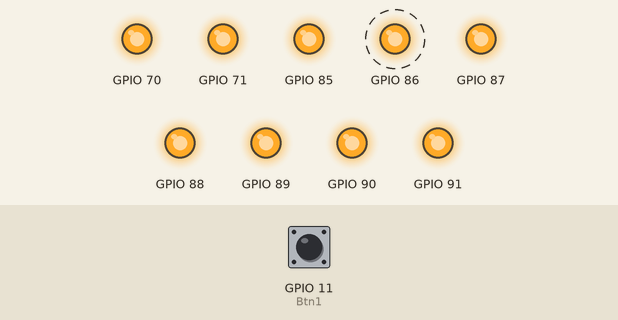
Recording of a sketch running on a simulated ESP32. On the bench: output pins drawn as LEDs (lit = HIGH). Dashed ring = blinking. Inputs (shaded band) come from the test bench; at power-on: GPIO 11 (Btn1) HIGH. Random numbers use the default seed unless the sketch sets one; EEPROM starts erased.

Above: at 1.1 s.
At 25.1 s:
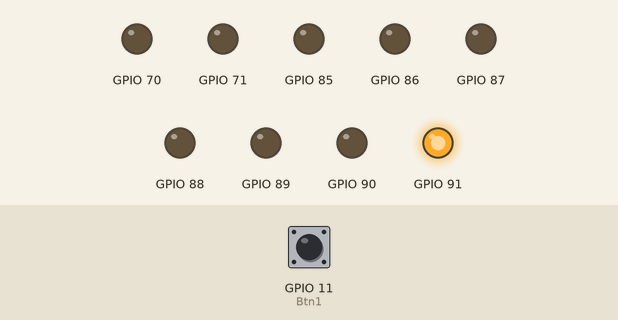
25.2 s: GPIO 11 (Btn1) pulled LOW for 2.75 s
At 26.7 s:
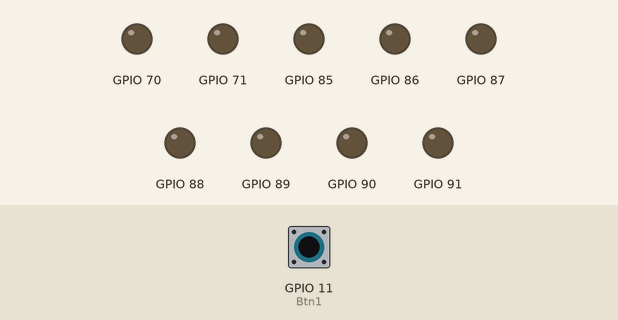
Timing chart, 0 to 35.4 s (numbered marks = the images above; inputs shaded):
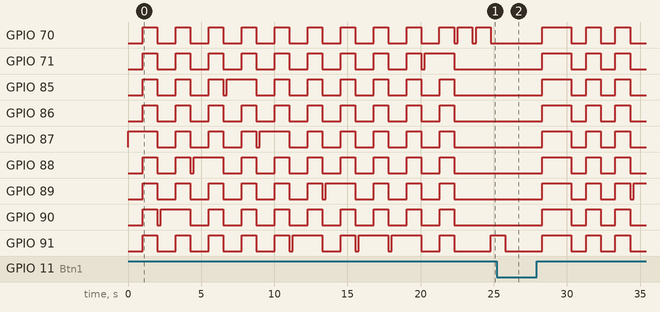

Measured:
- by itself, GPIO 70: repeats every 1.3 s: HIGH 1.0 s, LOW 0.25 s
- by itself, GPIO 86: alternates HIGH for 1.0 s and LOW for 1.3 s, 20 changes in all, then stays LOW

The sketch:

sketch_apr26a_copy_20260429135617.ino
```cpp
#include "Adafruit_MCP23X17.h"
#include <Adafruit_GFX.h>
#include <Adafruit_SSD1306.h>
#include <Vector.h>
#include <Preferences.h>

// the MCP23017
#define LED1 6
#define LED2 7
#define LED3 21
#define LED4 22
#define LED5 23
#define LED6 24
#define LED7 25
#define LED8 26
#define LED9 27

// esp
#define MCP23017SCK 19
#define MCP23017SDA 20

#define Btn1 11
#define Btn2 10
#define Btn3 9
#define Btn4 0
#define Btn5 1
#define Btn6 2
#define Btn7 21
#define Btn8 22
#define Btn9 23

Adafruit_MCP23X17 mcp;

Preferences pr;

void setup() {
  // leds
  mcp.pinMode(LED1, OUTPUT);
  mcp.pinMode(LED2, OUTPUT);
  mcp.pinMode(LED3, OUTPUT);
  mcp.pinMode(LED4, OUTPUT);

  // buttons
  pinMode(Btn1, INPUT_PULLUP);
  pinMode(Btn2, INPUT_PULLUP);
  pinMode(Btn3, INPUT_PULLUP);
  pinMode(Btn4, INPUT_PULLUP);
  pinMode(Btn5, INPUT_PULLUP);
  pinMode(Btn6, INPUT_PULLUP);
  pinMode(Btn7, INPUT_PULLUP);
  pinMode(Btn8, INPUT_PULLUP);
  pinMode(Btn9, INPUT_PULLUP);
}

// we have a maximum of 128 elements
constexpr size_t ELEMENT_COUNT_MAX = 128;
int storage[ELEMENT_COUNT_MAX];
Vector<int> v(storage);
int current_index = 0; // current index of where the user is at.
int score = 0; // how many successive presses they got right.

auto get_random_number() {
  return random(1, 10);
}

int leds[9] = {LED1, LED2, LED3, LED4, LED5, LED6, LED7, LED8, LED9};

auto play_sequence() {
  for(int i = 0; i < v.size(); i++) {
    int num = v[i] - 1;
    mcp.digitalWrite(leds[num], HIGH);
    delay(1000);
    mcp.digitalWrite(leds[num], LOW);
  }
}

auto showError() {
  // blink all leds.
  for(int i = 0; i < 9; i++) {
    mcp.digitalWrite(leds[i], HIGH);
  }
  delay(1000);
  for(int i = 0; i < 9; i++) {
    mcp.digitalWrite(leds[i], LOW);
  }
}

auto showWin() {
  // blink 3 times.
  for(int i = 0; i < 9; i++) {
    mcp.digitalWrite(leds[i], HIGH);
  }
  delay(1000);
  for(int i = 0; i < 9; i++) {
    mcp.digitalWrite(leds[i], LOW);
  }
  delay(1000);
  for(int i = 0; i < 9; i++) {
    mcp.digitalWrite(leds[i], HIGH);
  }
  delay(1000);
  for(int i = 0; i < 9; i++) {
    mcp.digitalWrite(leds[i], LOW);
  }
  delay(1000);
  for(int i = 0; i < 9; i++) {
    mcp.digitalWrite(leds[i], HIGH);
  }
  delay(1000);
  for(int i = 0; i < 9; i++) {
    mcp.digitalWrite(leds[i], LOW);
  }
}

void loop() {
  bool flag = false;
  if(v.size() == 0) {
    v.push_back(get_random_number());
    play_sequence();
  } else {
    // checking which button was pressed
    int btns[9] = {Btn1, Btn2, Btn3, Btn4, Btn5, Btn6, Btn7, Btn8, Btn9};
    for(int i = 0; i < 9; i++) {
      if(digitalRead(btns[i]) == HIGH) {
        if(v[current_index] == i+1) {
          flag = true;
          score += 1;
        } else {
          showError();

          pr.begin("my-app", false);
          int high_score = pr.getInt("highScore", 0);
          if(score > high_score) {
            pr.putInt("highScore", score);
            showWin();
          }
          pr.end();

          score = 0;
          v.clear();
          current_index = 0;
        }
      }
      delay(250); // wait so we dont get duplicate presses counted.
      break;
    }

    if(flag) {
      // then check if we have reached the end of the sequence, if so, we just play the sequence
      if(v.size()-1 == current_index) {
        v.push_back(get_random_number());
        play_sequence();
      }
      else {
        current_index += 1;
      }
    }

    // if(digitalRead(Btn1) == HIGH) {
    //   if(v[current_index] == 1) {
    //     flag = true;
    //     score += 1;
    //   } else {
    //     // the user got it wrong, so we reset
    //     showError(); // should flash all LEDs
    //   }
    // }
  }
}
```
